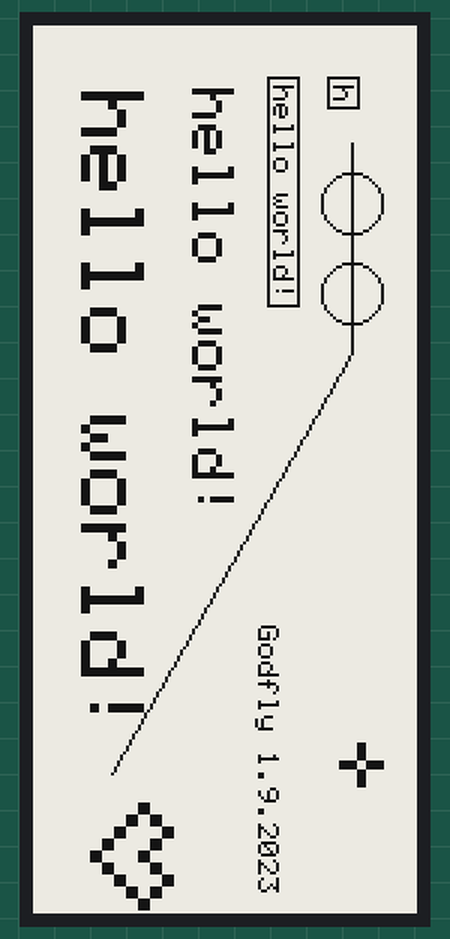
The program below on a simulated MicroPython board. Shown: 128×296 one-colour display. An e-paper refresh takes a nominal 2 s (0.4 s partial, 12 s with colour); the clock reads 2024-03-15 10:24:30 at power-on unless the program sets it; library files of the repository ran but are not shown: fonts.py; what the program prints to the serial console is not drawn. At 3.0 s the program stops and its outputs stay as they are.

Above: at 3.1 s.

The program:

ssd1680.py
```python
import time
from machine import Pin
from machine import SPI
from math import ceil, sqrt
from fonts import asc2_0806


class TimeoutError(Exception):
    def __init__(self, msg):
        super().__init__(msg)

class Color():
    BLACK = 0x00
    WHITE = 0xff

class Rotate():
    ROTATE_0 = 0
    ROTATE_90 = 1
    ROTATE_180 = 2
    ROTATE_270 = 3

class Screen():
    def __init__(self, width=128, height=296):
        self.width = width
        self.height = height
        self.width_bytes = ceil(width / 8)
        self.height_bytes = height

    def __repr__(self):
        print("screen width: %d" % self.screen.width)
        print("screen height: %d" % self.screen.height)
        print("screen width bytes: %d" % self.screen.width_bytes)
        print("screen height bytes: %d" % self.screen.height_bytes)

class Paint():
    def __init__(self, screen=Screen(), rotate=Rotate.ROTATE_90, bg_color=Color.WHITE):
        self.screen = screen
        self.img = bytearray(self.screen.width_bytes * self.screen.height_bytes)
        self.rotate = rotate
        self.bg_color = bg_color

        if self.rotate == Rotate.ROTATE_0 or self.rotate == Rotate.ROTATE_180:
            self.width = self.screen.width
            self.height = self.screen.height
        else:
            self.width = self.screen.height
            self.height = self.screen.width

    def __repr__(self):
        self.screen.__repr__()
        print("rotate: %d" % self.rotate)
        print("background color: 0x%x" % self.bg_color)

    def clear(self, color):
        self.bg_color = color
        for y in range(self.screen.height_bytes):
            for x in range(self.screen.width_bytes):
                addr = x + y * self.screen.width_bytes
                self.img[addr] = self.bg_color

    def _convert_coor(self, x_pos, y_pos, start_from_one=True):
        if self.rotate == Rotate.ROTATE_0:
            x = x_pos
            y = y_pos
        elif self.rotate == Rotate.ROTATE_90:
            x = self.screen.width - y_pos - 1
            y = x_pos
        elif self.rotate == Rotate.ROTATE_180:
            x = self.screen.width - x_pos - 1
            y = self.screen.height - y_pos - 1
        else:
            x = y_pos
            y = self.screen.height - x_pos - 1

        if start_from_one:
            x = x - 1
            y = y - 1

        return x, y

    def draw_point(self, x_pos, y_pos, start_from_one=True):
        x, y = self._convert_coor(x_pos, y_pos)
        if x > self.screen.width or y > self.screen.height or x < 0 or y < 0:
            return

        addr = x // 8 + y * self.screen.width_bytes
        raw = self.img[addr]

        if (self.bg_color == Color.WHITE):
            self.img[addr] = raw & ~(0x80 >> (x % 8))
        else:
            self.img[addr] = raw | (0x80 >> (x % 8))

    def draw_line(self, x_start, y_start, x_end, y_end):
        dx = x_end - x_start
        dy = y_end - y_start
        points = []
        if abs(dx) > abs(dy):
            x_inc = (dx > 0) - (dx < 0)
            x_offset = 0
            for _ in range(abs(dx) + 1):
                x_tmp = x_start + x_offset
                y_tmp = y_start + round(dy / dx * x_offset)
                points.append((x_tmp, y_tmp))
                x_offset = x_offset + x_inc
        else:
            y_inc = (dy > 0) - (dy < 0)
            y_offset = 0
            for _ in range(abs(dy) + 1):
                y_tmp = y_start + y_offset
                x_tmp = x_start + round(dx / dy * y_offset)
                points.append((x_tmp, y_tmp))
                y_offset = y_offset + y_inc

        for point in points:
            self.draw_point(point[0], point[1])

    def draw_rectangle(self, x_start, y_start, x_end, y_end):
        self.draw_line(x_start, y_start, x_start, y_end)
        self.draw_line(x_start, y_start, x_end, y_start)
        self.draw_line(x_start, y_end, x_end, y_end)
        self.draw_line(x_end, y_start, x_end, y_end)

    def draw_circle(self, x_center, y_center, radius):
        points = []
        for x in range(x_center - radius, x_center + radius):
            y = y_center + round(sqrt(radius ** 2 - (x - x_center) ** 2))
            points.append((x, y))
            y = y_center - round(sqrt(radius ** 2 - (x - x_center) ** 2))
            points.append((x, y))
        for y in range(y_center - radius, y_center + radius):
            x = x_center + round(sqrt(radius ** 2 - (y - y_center) ** 2))
            points.append((x, y))
            x = x_center - round(sqrt(radius ** 2 - (y - y_center) ** 2))
            points.append((x, y))

        for point in points:
            self.draw_point(point[0], point[1])

    def show_char(self, char, x_start, y_start, font=asc2_0806, font_size=(6, 8), multiplier=1):
        tmp = 0x00
        char_idx = ord(char) - 32
        if multiplier == 1:
            for x_offset in range(font_size[0]):
                tmp = font[char_idx][x_offset]
                for y_offset in range(font_size[1]):
                    if tmp & 0x01:
                        self.draw_point(x_start + x_offset, y_start + y_offset)
                    tmp = tmp >> 1
        else:
            for x_offset in range(font_size[0] * multiplier):
                tmp = font[char_idx][x_offset // multiplier]
                for y_offset in range(font_size[1] * multiplier):
                    if tmp & 0x01:
                        self.draw_point(x_start + x_offset, y_start + y_offset)
                    if y_offset % multiplier == multiplier - 1:
                        tmp = tmp >> 1

    def show_string(self, string, x_start, y_start, font=asc2_0806, font_size=(6, 8), multiplier=1):
        for idx, char in enumerate(string):
            self.show_char(char, x_start + idx * font_size[0] * multiplier, y_start, font, font_size, multiplier)

    def show_bitmap(self, bitmap, x_start, y_start, multiplier=1):
        if multiplier == 1:
            for r, row in enumerate(bitmap):
                for c, col in enumerate(row):
                    if col == 1:
                        self.draw_point(x_start + c, y_start + r)
        else:
            for r in range(len(bitmap) * multiplier):
                for c in range(len(bitmap[0] * multiplier)):
                    if bitmap[r//multiplier][c//multiplier] == 1:
                        self.draw_point(x_start + c, y_start + r)

    def show_img(self, img_path, x_start, y_start):
        raise NotImplementedError


class SSD1680():
    def __init__(self, spi, dc, busy, cs, res):
        super().__init__()
        self.spi = spi
        self.dc = dc
        self.busy = busy
        self.cs = cs
        self.res = res
        self.screen = Screen()
        self.paint = Paint(self.screen, rotate=Rotate.ROTATE_90, bg_color=Color.WHITE)

        self.dc(1)
        self.chip_sel()

    def chip_sel(self):
        self.cs(0)

    def chip_desel(self):
        self.cs(1)

    def read_busy(self, info="wait busy timeout!", timeout=5):
        st = time.time()
        while self.busy.value() == 1:
            if (time.time() - st) > timeout:
                raise TimeoutError(info)

    def hw_rst(self):
        print("hardware resetting...")
        self.res(0)
        time.sleep(0.2)
        self.res(1)
        time.sleep(0.2)
        self.read_busy("hardware reset timeout!")
        print("hardware reset successful")

    def sw_rst(self):
        print("software resetting...")
        self.write_cmd(0x12)
        self.read_busy("software reset timeout!")
        print("software reset successful")

    def write_cmd(self, cmd: bytearray):
        self.dc(0)
        self.spi.write(cmd.to_bytes(1, 'big'))
        self.dc(1)

    def write_data(self, data: bytearray):
        self.spi.write(data.to_bytes(1, 'big'))

    def init(self):
        self.hw_rst()
        self.sw_rst()

        # deriver output control
        self.write_cmd(0x01)
        self.write_data(0x27)
        self.write_data(0x01)
        self.write_data(0x01)

        # data entry mode
        self.write_cmd(0x11)
        self.write_data(0x01)

        # set ram-x addr start/end pos
        self.write_cmd(0x44)
        self.write_data(0x00)
        self.write_data(0x0F)

        # set ram-y addr start/end pos
        self.write_cmd(0x45)
        self.write_data(0x27)
        self.write_data(0x01)
        self.write_data(0x00)
        self.write_data(0x00)

        # border waveform
        self.write_cmd(0x3c)
        self.write_data(0x05)

        # display update control
        self.write_cmd(0x21)
        self.write_data(0x00)
        self.write_data(0x80)

        # set ram-x addr cnt to 0
        self.write_cmd(0x4e)
        self.write_data(0x00)
        # set ram-y addr cnt to 0x127
        self.write_cmd(0x4F)
        self.write_data(0x27)
        self.write_data(0x01)

    def update_mem(self):
        print("updating the memory...")
        self.write_cmd(0x24)
        for k in range(self.paint.screen.height_bytes * self.paint.screen.width_bytes):
            byte = self.paint.img[k]
            self.write_data(byte)
        print("updating memory successful")

    def update_screen(self):
        # display update control
        self.write_cmd(0x22)
        self.write_data(0xF7)
        # update
        print("updating the screen...")
        self.write_cmd(0x20)
        self.read_busy("update screen timeout!")
        print("update screen successful")

    def update(self):
        self.update_mem()
        self.update_screen()

    def clear(self, *args, **kwargs):
        self.paint.clear(*args, **kwargs)

    def draw_point(self, *args, **kwargs):
        self.paint.draw_point(*args, **kwargs)

    def draw_line(self, *args, **kwargs):
        self.paint.draw_line(*args, **kwargs)

    def draw_rectangle(self, *args, **kwargs):
        self.paint.draw_rectangle(*args, **kwargs)

    def draw_circle(self, *args, **kwargs):
        self.paint.draw_circle(*args, **kwargs)

    def show_char(self, *args, **kwargs):
        self.paint.show_char(*args, **kwargs)

    def show_string(self, *args, **kwargs):
        self.paint.show_string(*args, **kwargs)

    def show_bitmap(self, *args, **kwargs):
        self.paint.show_bitmap(*args, **kwargs)

    def show_img(self, *args, **kwargs):
        self.paint.show_img(*args, **kwargs)


if __name__ == "__main__": # test

    busy = Pin(7, Pin.IN)
    res = Pin(8, Pin.OUT)
    cs = Pin(9, Pin.OUT)
    dc = Pin(10, Pin.OUT)

    spi_ssd1680 = SPI(
            0,
            baudrate=400000,
            polarity=0,
            phase=0,
            sck=Pin(2),
            mosi=Pin(3),
            miso=Pin(4)
            )

    ssd1680 = SSD1680(
            spi_ssd1680,
            dc,
            busy,
            cs,
            res,
            )

    ssd1680.init()
    ssd1680.clear(Color.WHITE)
    ssd1680.draw_line(40, 20, 110, 20)
    ssd1680.draw_line(250, 100, 110, 20)
    ssd1680.draw_rectangle(18, 18, 28, 28)
    ssd1680.draw_rectangle(18, 38, 94, 48)
    ssd1680.draw_circle(60, 20, 10)
    ssd1680.draw_circle(90, 20, 10)
    ssd1680.show_char('h', 20, 20)
    ssd1680.show_string("hello world!", 20, 40)
    ssd1680.show_string("hello world!", 20, 60, multiplier=2)
    ssd1680.show_string("hello world!", 20, 90, multiplier=3)
    ssd1680.show_string("Godfly 1.9.2023", 200, 45)
    ssd1680.show_bitmap(
            [
                [0,0,1,0,0],
                [0,0,1,0,0],
                [1,1,0,1,1],
                [0,0,1,0,0],
                [0,0,1,0,0]
            ],
            240,
            10,
            multiplier=3
        )
    ssd1680.show_bitmap(
            [
                [0,0,1,0,0,0,1,0,0],
                [0,1,0,1,0,1,0,1,0],
                [1,0,0,0,1,0,0,0,1],
                [0,1,0,0,0,0,0,1,0],
                [0,0,1,0,0,0,1,0,0],
                [0,0,0,1,0,1,0,0,0],
                [0,0,0,0,1,0,0,0,0]
            ],
            260,
            80,
            multiplier=4
        )
    ssd1680.update()
```
